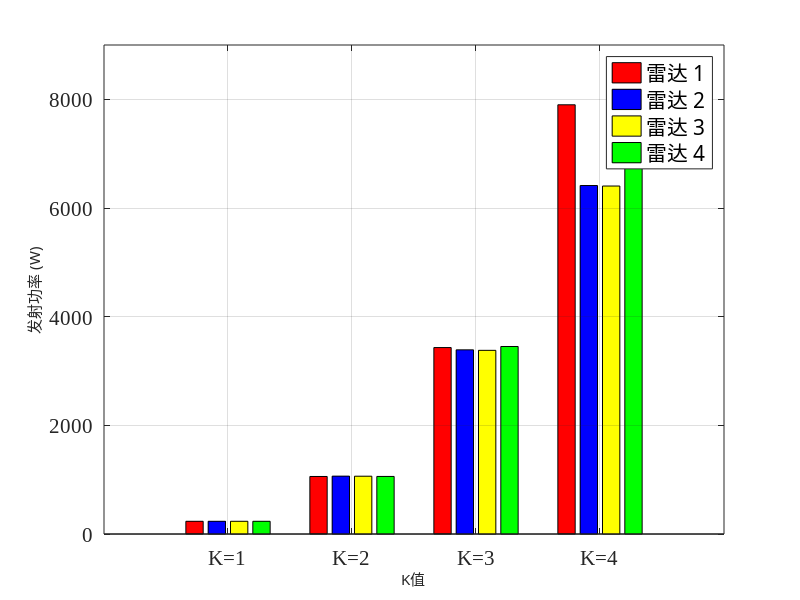

This figure's MATLAB source:
clear;
clc;
figure('position',[150,100,800,600])%确定图片的位置和大小，[x y width height]
%准备数据

Y=[234.0076,234.0076,234.0076,234.0076;
    1058.8,1064.9,1063.8,1059.6;
    3431.6,3389.9,3380.3,3451.1;
    7900,6413.9,6404.5,7926.8];
X=1:4;


 %画出4组柱状图，宽度1
h=bar(X,Y,0.8);  
grid on
 %修改横坐标名称、字体
set(gca,'XTickLabel',{'K=1','K=2','K=3','K=4'},'FontSize',15,'FontName','Times New Roman');
% 设置柱子颜色,颜色为RGB三原色，每个值在0~1之间即可
set(h(1),'FaceColor',[255,0,0]/255)     
set(h(2),'FaceColor',[0,0,255]/255)    
set(h(3),'FaceColor',[255,255,0]/255)    
set(h(4),'FaceColor',[0,255,0]/255)    

ylim([0,9000]);      %y轴刻度
%修改x,y轴标签
ylabel('\fontname{宋体}\fontsize{15}发射功率 (W)');
xlabel('\fontname{宋体}\fontsize{15}K值'); 
%修改图例
legend({'\fontname{宋体}雷达 1','\fontname{宋体}雷达 2','\fontname{宋体}雷达 3','\fontname{宋体}雷达 4'},'FontSize',15);
%   saveas(gcf,['4gonglv','.emf']);
% print('-depsc','fig8.eps');
